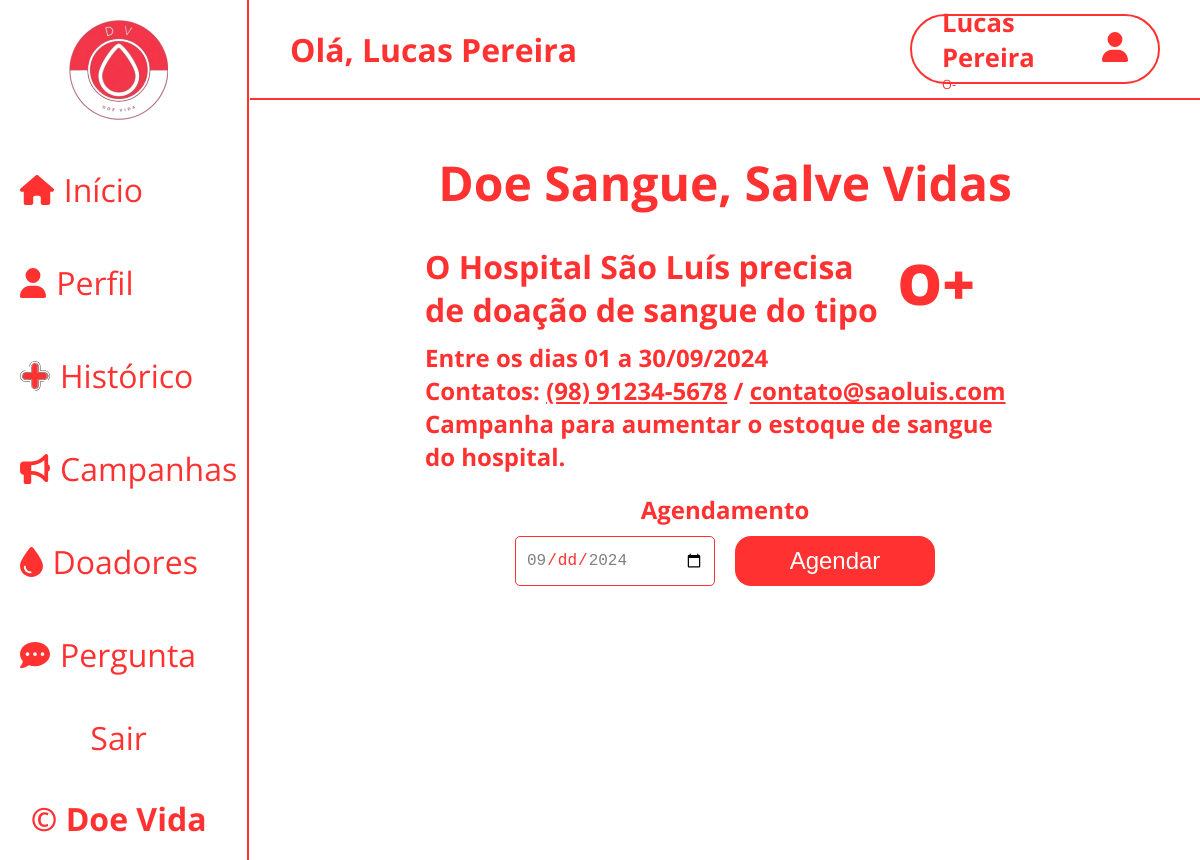
The app's page /views/mostrarCampanha.php?id=1 (signed in) with its own data.
### tables this page shows
CREATE TABLE campanhas_de_doacoes (
    id_campanhas INT PRIMARY KEY AUTO_INCREMENT,
    hospital VARCHAR(255) NOT NULL,
    nome_campanha VARCHAR(255) NOT NULL,
    descricao TEXT NOT NULL,
    data_inicio DATE NOT NULL,
    data_fim DATE NOT NULL,
    email VARCHAR(255) NOT NULL,
    telefone VARCHAR(255) NOT NULL, 
    tipo_sanguineo ENUM('A+', 'B+', 'AB+', 'O+', 'A-', 'B-', 'AB-', 'O-') NOT NULL,
    imagem_campanha LONGBLOB,
    id_clinica INT,
    FOREIGN KEY (id_clinica) REFERENCES clinicas(id_clinica)
);

### models/campanhas_doacoes.php (called while the page is built, shortened)
<?php
class Campanhas
{
    static function mostrarCampanhaId($id_campanhas)
    {
        try {
            $conn = Conexao::conectar();
            $sql = 'SELECT * FROM campanhas_de_doacoes WHERE id_campanhas = :id';
            $stmt = $conn->prepare($sql);
            $stmt->bindValue(':id', $id_campanhas);
            $stmt->execute();
            $resultado = $stmt->fetch();
            return $resultado;
        } catch (PDOException $erro) {
            echo $erro->getMessage();
        }
    }
}

### views/mostrarCampanha.php (the view, shortened to what this page needs)
<?php
require_once $_SERVER['DOCUMENT_ROOT'] . '/doa_vida/views/__cabecalho.php';
require_once $_SERVER['DOCUMENT_ROOT'] . '/doa_vida/models/campanhas_doacoes.php';
$id_campanhas = $_GET['id'];
$mostar_campanha = Campanhas::mostrarCampanhaId($id_campanhas);
?>
<main id="conteudo-mostrarCampanha">
  <div id="cabecalho_addCampanhas">
    <h1 class="title_campanhas"><?= htmlspecialchars($mostar_campanha['nome_campanha']) ?></h1>
  </div>
  <div id="div_mostrarCampanha">
    <div id="main-campanha">
      <h1 class="nome_hospital">O <?= htmlspecialchars($mostar_campanha['hospital']) ?> precisa de doação de sangue do tipo</h1>
      <span class="tipo_sanguineoCampanha"><?= htmlspecialchars($mostar_campanha['tipo_sanguineo']) ?></span>
    </div>
    <p class="paragrafo_campanha">Entre os dias <?= date_format(date_create(htmlspecialchars($mostar_campanha['data_inicio'])), 'd')  ?> a <?= date_format(date_create(htmlspecialchars($mostar_campanha['data_fim'])), 'd/m/Y') ?></p>
    <p class="paragrafo_campanha">
      Contatos:
      <a href="#" id="telefone-link"><?= htmlspecialchars($mostar_campanha['telefone']) ?></a>
      /
      <a href="mailto:<?= htmlspecialchars($mostar_campanha['email']) ?>"><?= htmlspecialchars($mostar_campanha['email']) ?></a>
    </p>
    <p class="paragrafo_campanha"><?= htmlspecialchars($mostar_campanha['descricao']) ?></p>
    <form action="/doa_vida/controllers/agendamento_controller.php" method="post" id="form_agendamento">
      <label for="data_fim">Agendamento</label>
      <div class="inputs_grupo">
        <input required type="date" name="data_agendamento" min="<?= $mostar_campanha['data_inicio'] ?>" max="<?= $mostar_campanha['data_fim'] ?>" class="input_agendamento">
        <input type="submit" value="Agendar" class="input_agendamento btn_agendamento">
      </div>
    </form>
  </div>
</main>
</main>
</body>
</html>

### css/style.css (style rules this page uses)
* { box-sizing: border-box; padding: 0px; margin: 0px; }
:root { --cor-vermelha: #ff3131; --cor-vermelho-escuro: #8a1313; --cor-preta: black; --cor-branca: white; --cor-cinza-escuro: rgb(63, 63, 63); --cor-cinza-claro: #aaa; --font-open-sans: "Open Sans", sans-serif; }
body, html { max-width: 100vw; height: 100vh; }
#conteudo-campanhas, #conteudo-mostrarCampanha { max-width: 100vw; max-height: 100%; }
#cabecalho_addCampanhas { max-width: 100%; display: flex; justify-content: space-between; align-items: center; margin: 70px 0px 20px 0px; padding: 0px 30px; }
#conteudo-mostrarCampanha > #cabecalho_addCampanhas { justify-content: center; }
.title_campanhas { text-align: center; font-size: 3rem; font-family: var(--font-open-sans); color: var(--cor-vermelha); }
#input-tipoSanguineo, .input_agendamento { border: 1px solid var(--cor-vermelha); border-radius: 5px; font-size: 1rem; padding: 10px; color: var(--cor-vermelha); }
.btn-cadastarCampanha, .btn_agendamento { background-color: var(--cor-vermelha); color: var(--cor-branca); text-decoration: none; font-size: 1.5rem; padding: 10px; border: none; border-radius: 32px; cursor: pointer; transition: background-color 0.3s; width: 150px; height: 50px; }
#conteudo-mostrarCampanha { display: flex; flex-direction: column; justify-content: center; align-items: center; }
#div_mostrarCampanha { max-width: 600px; display: flex; flex-direction: column; align-items: flex-start; font-family: var(--font-open-sans); color: var(--cor-vermelha); font-weight: bold; }
#main-campanha { display: flex; max-width: 550px; margin: 10px 0px; }
.nome_hospital { font-size: 2rem; }
.tipo_sanguineoCampanha { font-size: 3.5rem; font-weight: bolder; }
.paragrafo_campanha, #form_agendamento { font-size: 1.5rem; }
.paragrafo_campanha > a, .input_agendamento { color: var(--cor-vermelha); }
#form_agendamento { width: 100%; display: flex; flex-direction: column; align-items: center; margin-top: 20px; gap: 10px; }
.inputs_grupo { width: 100%; display: flex; justify-content: center; gap: 20px; }
.input_agendamento { width: 200px; }
.btn_agendamento { color: var(--cor-branca); border-radius: 16px; }

### records on screen
campanhas_de_doacoes: nome_campanha "Doe Sangue, Salve Vidas", hospital "Hospital São Luís", tipo_sanguineo "O+", data_inicio "01", data_fim "30/09/2024", email "contato@saoluis.com", descricao "Campanha para aumentar o estoque de sangue do hospital."

### other values on screen
$_SESSION['nome_doador'] "Lucas Pereira"
$_SESSION['tipo_sanguineo'] "O-"
